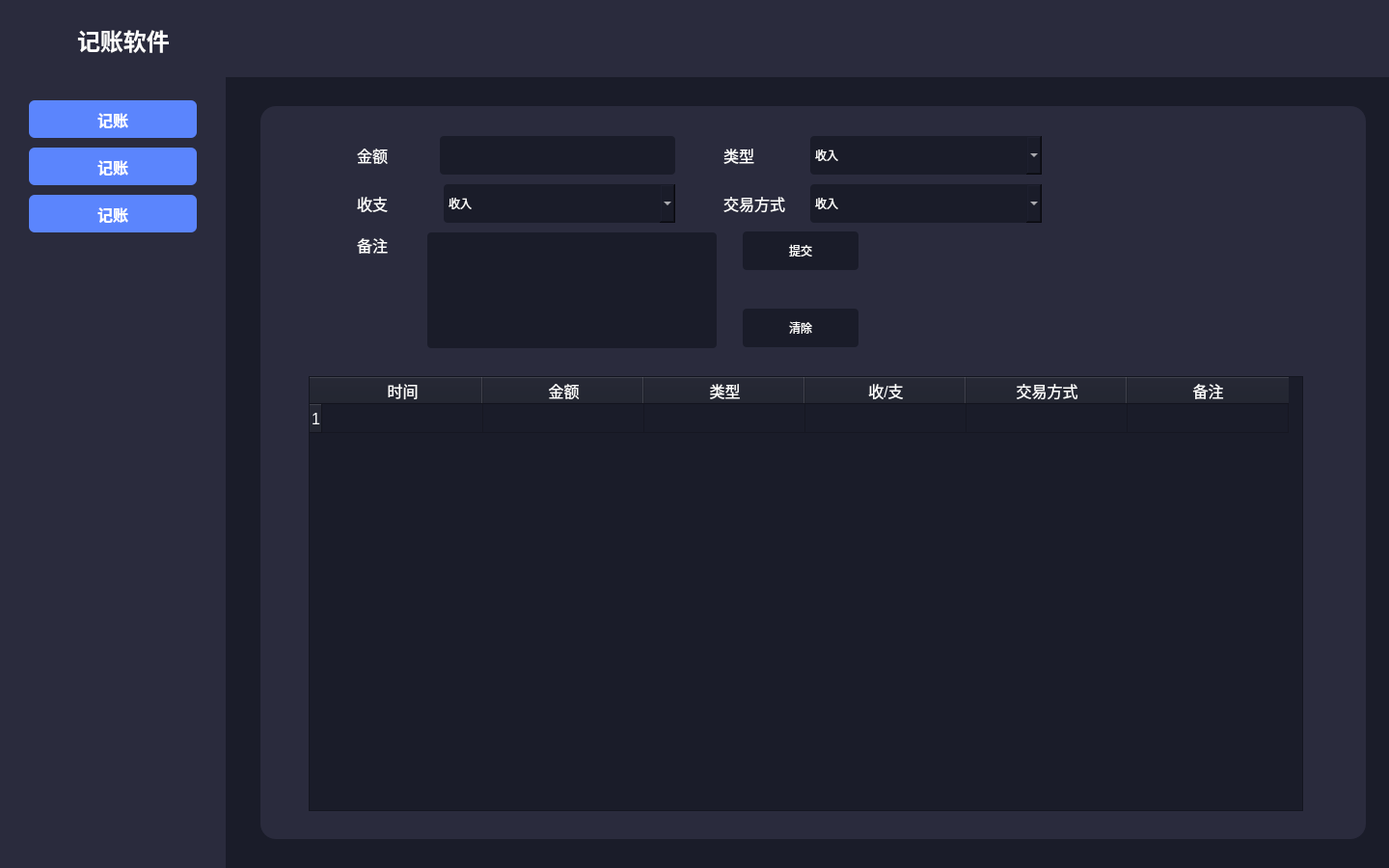
<?xml version="1.0" encoding="UTF-8"?>
<ui version="4.0">
 <class>Form</class>
 <widget class="QWidget" name="Form">
  <property name="geometry">
   <rect>
    <x>0</x>
    <y>0</y>
    <width>1440</width>
    <height>900</height>
   </rect>
  </property>
  <property name="minimumSize">
   <size>
    <width>1440</width>
    <height>900</height>
   </size>
  </property>
  <property name="maximumSize">
   <size>
    <width>1440</width>
    <height>900</height>
   </size>
  </property>
  <property name="windowTitle">
   <string>Form</string>
  </property>
  <property name="styleSheet">
   <string notr="true">#Form{
background: rgba(26, 28, 41, 1);
}</string>
  </property>
  <widget class="QWidget" name="meun_box" native="true">
   <property name="geometry">
    <rect>
     <x>0</x>
     <y>0</y>
     <width>234</width>
     <height>900</height>
    </rect>
   </property>
   <property name="minimumSize">
    <size>
     <width>0</width>
     <height>0</height>
    </size>
   </property>
   <property name="maximumSize">
    <size>
     <width>234</width>
     <height>900</height>
    </size>
   </property>
   <property name="styleSheet">
    <string notr="true">#meun_box{
background: rgba(42, 43, 61, 1);
}</string>
   </property>
   <widget class="QWidget" name="">
    <property name="geometry">
     <rect>
      <x>30</x>
      <y>100</y>
      <width>176</width>
      <height>147</height>
     </rect>
    </property>
    <layout class="QVBoxLayout" name="verticalLayout">
     <property name="sizeConstraint">
      <enum>QLayout::SetDefaultConstraint</enum>
     </property>
     <item>
      <widget class="QPushButton" name="meun_button">
       <property name="minimumSize">
        <size>
         <width>174</width>
         <height>39</height>
        </size>
       </property>
       <property name="maximumSize">
        <size>
         <width>174</width>
         <height>39</height>
        </size>
       </property>
       <property name="styleSheet">
        <string notr="true">.QWidget .QPushButton{
border-radius: 6px;
background: rgba(91, 133, 253, 1);
padding: 10px 16px 10px 16px;
font-size: 16px;
font-weight: 500;
color: rgba(255, 255, 255, 1);
}

.QWidget .QPushButton:hover{
border-radius: 6px;
background: rgb(84, 171, 255);
padding: 10px 16px 10px 16px;
}</string>
       </property>
       <property name="text">
        <string>记账</string>
       </property>
      </widget>
     </item>
     <item>
      <widget class="QPushButton" name="meun_button_2">
       <property name="minimumSize">
        <size>
         <width>174</width>
         <height>39</height>
        </size>
       </property>
       <property name="maximumSize">
        <size>
         <width>174</width>
         <height>39</height>
        </size>
       </property>
       <property name="styleSheet">
        <string notr="true">.QWidget .QPushButton{
border-radius: 6px;
background: rgba(91, 133, 253, 1);
padding: 10px 16px 10px 16px;
font-size: 16px;
font-weight: 500;
color: rgba(255, 255, 255, 1);
}

.QWidget .QPushButton:hover{
border-radius: 6px;
background: rgb(84, 171, 255);
padding: 10px 16px 10px 16px;
}</string>
       </property>
       <property name="text">
        <string>记账</string>
       </property>
      </widget>
     </item>
     <item>
      <widget class="QPushButton" name="meun_button_3">
       <property name="minimumSize">
        <size>
         <width>174</width>
         <height>39</height>
        </size>
       </property>
       <property name="maximumSize">
        <size>
         <width>174</width>
         <height>39</height>
        </size>
       </property>
       <property name="styleSheet">
        <string notr="true">.QWidget .QPushButton{
border-radius: 6px;
background: rgba(91, 133, 253, 1);
padding: 10px 16px 10px 16px;
font-size: 16px;
font-weight: 500;
color: rgba(255, 255, 255, 1);
}

.QWidget .QPushButton:hover{
border-radius: 6px;
background: rgb(84, 171, 255);
padding: 10px 16px 10px 16px;
}</string>
       </property>
       <property name="text">
        <string>记账</string>
       </property>
      </widget>
     </item>
    </layout>
   </widget>
  </widget>
  <widget class="QWidget" name="header_box" native="true">
   <property name="geometry">
    <rect>
     <x>0</x>
     <y>0</y>
     <width>1440</width>
     <height>80</height>
    </rect>
   </property>
   <property name="maximumSize">
    <size>
     <width>1440</width>
     <height>80</height>
    </size>
   </property>
   <property name="styleSheet">
    <string notr="true">#header_box{
background: rgba(42, 43, 61, 1);

}</string>
   </property>
   <widget class="QLabel" name="header_title">
    <property name="geometry">
     <rect>
      <x>80</x>
      <y>26</y>
      <width>101</width>
      <height>31</height>
     </rect>
    </property>
    <property name="styleSheet">
     <string notr="true">#header_title{
font-size: 24px;
font-weight: 700;
color: rgba(255, 255, 255, 1);
}</string>
    </property>
    <property name="text">
     <string>记账软件</string>
    </property>
   </widget>
  </widget>
  <widget class="QStackedWidget" name="stackedWidget">
   <property name="geometry">
    <rect>
     <x>270</x>
     <y>110</y>
     <width>1146</width>
     <height>760</height>
    </rect>
   </property>
   <property name="styleSheet">
    <string notr="true"/>
   </property>
   <property name="currentIndex">
    <number>0</number>
   </property>
   <widget class="QWidget" name="Jzpage">
    <property name="styleSheet">
     <string notr="true">#Jzpage{
border-radius: 16px;
background: rgba(42, 43, 61, 1);
}</string>
    </property>
    <widget class="QTableWidget" name="tableWidget">
     <property name="geometry">
      <rect>
       <x>50</x>
       <y>280</y>
       <width>1031</width>
       <height>451</height>
      </rect>
     </property>
     <property name="styleSheet">
      <string notr="true">background: rgba(26, 28, 41, 1);
color:rgb(255,255,255);
font-size:16px</string>
     </property>
     <attribute name="horizontalHeaderCascadingSectionResizes">
      <bool>false</bool>
     </attribute>
     <attribute name="horizontalHeaderDefaultSectionSize">
      <number>167</number>
     </attribute>
     <row>
      <property name="text">
       <string>1</string>
      </property>
     </row>
     <column>
      <property name="text">
       <string>时间</string>
      </property>
     </column>
     <column>
      <property name="text">
       <string>金额</string>
      </property>
     </column>
     <column>
      <property name="text">
       <string>类型</string>
      </property>
     </column>
     <column>
      <property name="text">
       <string>收/支</string>
      </property>
     </column>
     <column>
      <property name="text">
       <string>交易方式</string>
      </property>
     </column>
     <column>
      <property name="text">
       <string>备注</string>
      </property>
     </column>
    </widget>
    <widget class="QPushButton" name="pushButton">
     <property name="geometry">
      <rect>
       <x>500</x>
       <y>130</y>
       <width>120</width>
       <height>40</height>
      </rect>
     </property>
     <property name="styleSheet">
      <string notr="true">background: rgba(26, 28, 41, 1);
color:rgb(255, 255, 255);
border-radius:4px</string>
     </property>
     <property name="text">
      <string>提交</string>
     </property>
    </widget>
    <widget class="QPushButton" name="pushButton_2">
     <property name="geometry">
      <rect>
       <x>500</x>
       <y>210</y>
       <width>120</width>
       <height>40</height>
      </rect>
     </property>
     <property name="styleSheet">
      <string notr="true">background: rgba(26, 28, 41, 1);
color:rgb(255, 255, 255);
border-radius:4px</string>
     </property>
     <property name="text">
      <string>清除</string>
     </property>
    </widget>
    <widget class="QWidget" name="">
     <property name="geometry">
      <rect>
       <x>480</x>
       <y>30</y>
       <width>330</width>
       <height>42</height>
      </rect>
     </property>
     <layout class="QHBoxLayout" name="horizontalLayout">
      <property name="spacing">
       <number>-1</number>
      </property>
      <property name="sizeConstraint">
       <enum>QLayout::SetDefaultConstraint</enum>
      </property>
      <item>
       <widget class="QLabel" name="label_3">
        <property name="minimumSize">
         <size>
          <width>80</width>
          <height>40</height>
         </size>
        </property>
        <property name="styleSheet">
         <string notr="true">color:rgb(255,255,255);
font-size:16px</string>
        </property>
        <property name="text">
         <string>类型</string>
        </property>
       </widget>
      </item>
      <item>
       <widget class="QComboBox" name="comboBox_2">
        <property name="minimumSize">
         <size>
          <width>240</width>
          <height>40</height>
         </size>
        </property>
        <property name="styleSheet">
         <string notr="true">background: rgba(26, 28, 41, 1);
color:rgb(255, 255, 255);
border-radius:4px</string>
        </property>
        <item>
         <property name="text">
          <string>收入</string>
         </property>
        </item>
        <item>
         <property name="text">
          <string>支出</string>
         </property>
        </item>
       </widget>
      </item>
     </layout>
    </widget>
    <widget class="QWidget" name="">
     <property name="geometry">
      <rect>
       <x>100</x>
       <y>30</y>
       <width>330</width>
       <height>42</height>
      </rect>
     </property>
     <layout class="QHBoxLayout" name="horizontalLayout_2">
      <item>
       <widget class="QLabel" name="label">
        <property name="minimumSize">
         <size>
          <width>80</width>
          <height>40</height>
         </size>
        </property>
        <property name="styleSheet">
         <string notr="true">color:rgb(255,255,255);
font-size:16px</string>
        </property>
        <property name="text">
         <string>金额</string>
        </property>
       </widget>
      </item>
      <item>
       <widget class="QLineEdit" name="lineEdit">
        <property name="minimumSize">
         <size>
          <width>240</width>
          <height>40</height>
         </size>
        </property>
        <property name="styleSheet">
         <string notr="true">background: rgba(26, 28, 41, 1);
color:rgb(255, 255, 255);
border-radius:4px</string>
        </property>
       </widget>
      </item>
     </layout>
    </widget>
    <widget class="QWidget" name="">
     <property name="geometry">
      <rect>
       <x>100</x>
       <y>80</y>
       <width>330</width>
       <height>42</height>
      </rect>
     </property>
     <layout class="QHBoxLayout" name="horizontalLayout_3">
      <item>
       <widget class="QLabel" name="label_2">
        <property name="minimumSize">
         <size>
          <width>80</width>
          <height>40</height>
         </size>
        </property>
        <property name="styleSheet">
         <string notr="true">color:rgb(255,255,255);
font-size:16px</string>
        </property>
        <property name="text">
         <string>收支</string>
        </property>
       </widget>
      </item>
      <item>
       <widget class="QComboBox" name="comboBox">
        <property name="minimumSize">
         <size>
          <width>240</width>
          <height>40</height>
         </size>
        </property>
        <property name="styleSheet">
         <string notr="true">background: rgba(26, 28, 41, 1);
color:rgb(255, 255, 255);
border-radius:4px</string>
        </property>
        <item>
         <property name="text">
          <string>收入</string>
         </property>
        </item>
        <item>
         <property name="text">
          <string>支出</string>
         </property>
        </item>
       </widget>
      </item>
     </layout>
    </widget>
    <widget class="QWidget" name="">
     <property name="geometry">
      <rect>
       <x>480</x>
       <y>80</y>
       <width>330</width>
       <height>42</height>
      </rect>
     </property>
     <layout class="QHBoxLayout" name="horizontalLayout_4">
      <item>
       <widget class="QLabel" name="label_4">
        <property name="minimumSize">
         <size>
          <width>80</width>
          <height>40</height>
         </size>
        </property>
        <property name="styleSheet">
         <string notr="true">color:rgb(255,255,255);
font-size:16px</string>
        </property>
        <property name="text">
         <string>交易方式</string>
        </property>
       </widget>
      </item>
      <item>
       <widget class="QComboBox" name="comboBox_3">
        <property name="minimumSize">
         <size>
          <width>240</width>
          <height>40</height>
         </size>
        </property>
        <property name="styleSheet">
         <string notr="true">background: rgba(26, 28, 41, 1);
color:rgb(255, 255, 255);
border-radius:4px</string>
        </property>
        <item>
         <property name="text">
          <string>收入</string>
         </property>
        </item>
        <item>
         <property name="text">
          <string>支出</string>
         </property>
        </item>
       </widget>
      </item>
     </layout>
    </widget>
    <widget class="QWidget" name="">
     <property name="geometry">
      <rect>
       <x>100</x>
       <y>130</y>
       <width>373</width>
       <height>122</height>
      </rect>
     </property>
     <layout class="QHBoxLayout" name="horizontalLayout_5">
      <property name="sizeConstraint">
       <enum>QLayout::SetDefaultConstraint</enum>
      </property>
      <item>
       <widget class="QLabel" name="label_5">
        <property name="maximumSize">
         <size>
          <width>16777215</width>
          <height>118</height>
         </size>
        </property>
        <property name="baseSize">
         <size>
          <width>0</width>
          <height>0</height>
         </size>
        </property>
        <property name="styleSheet">
         <string notr="true">color:rgb(255,255,255);
font-size:16px</string>
        </property>
        <property name="text">
         <string>备注</string>
        </property>
        <property name="alignment">
         <set>Qt::AlignLeading|Qt::AlignLeft|Qt::AlignTop</set>
        </property>
       </widget>
      </item>
      <item>
       <widget class="QTextEdit" name="textEdit">
        <property name="minimumSize">
         <size>
          <width>300</width>
          <height>120</height>
         </size>
        </property>
        <property name="maximumSize">
         <size>
          <width>300</width>
          <height>120</height>
         </size>
        </property>
        <property name="styleSheet">
         <string notr="true">background: rgba(26, 28, 41, 1);
color:rgb(255, 255, 255);
border-radius:4px</string>
        </property>
       </widget>
      </item>
     </layout>
    </widget>
   </widget>
   <widget class="QWidget" name="Bbpage">
    <property name="styleSheet">
     <string notr="true">#Bbpage{
border-radius: 16px;
background: rgba(42, 43, 61, 1);
}</string>
    </property>
   </widget>
  </widget>
 </widget>
 <resources/>
 <connections/>
</ui>
